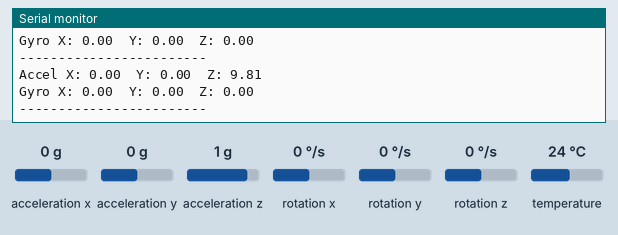
Recording of a sketch running on a simulated ESP8266 (NodeMCU). On the bench: the last lines printed to the serial monitor. The test bench sets the inputs (shaded band); at power-on: acceleration x 0 g, acceleration y 0 g, acceleration z 1 g, rotation x 0 °/s, rotation y 0 °/s, rotation z 0 °/s, temperature 24 °C.

Above: at 1.8 s.
1.9 s: acceleration x set to -1.4 g
At 2.8 s:
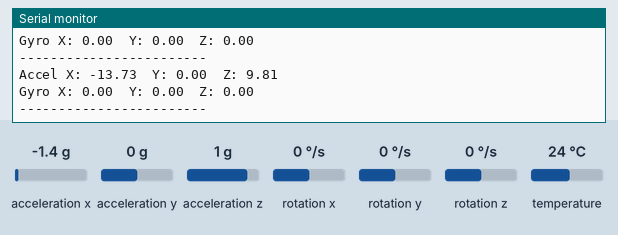
3.4 s: acceleration y set to -1.4 g
At 4.7 s:
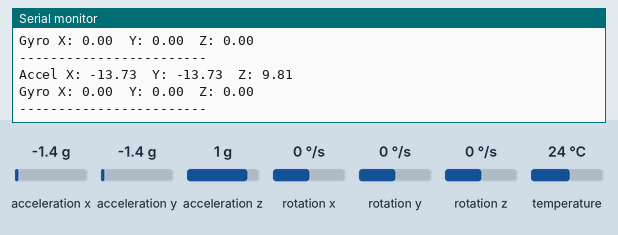
4.9 s: acceleration z set to -1.4 g
At 5.8 s:
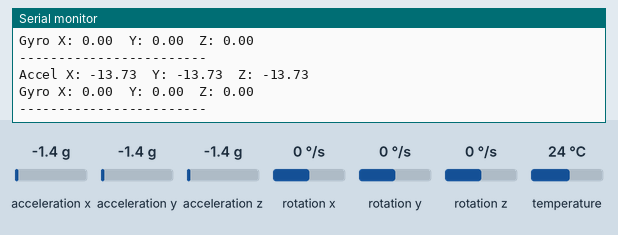
6.4 s: rotation x set to -192 °/s
At 7.7 s:
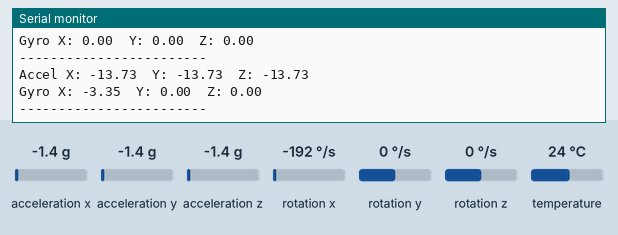
7.9 s: rotation y set to -192 °/s
At 8.9 s:
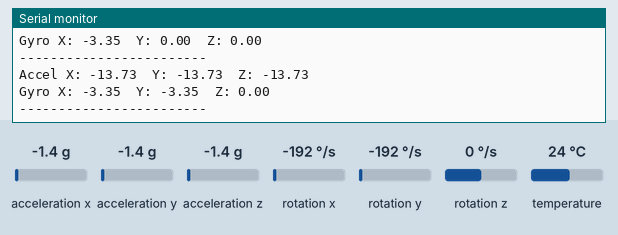

The sketch:

sketch_mpu6050.ino
```cpp
#include <Wire.h>
#include <Adafruit_MPU6050.h>
#include <Adafruit_Sensor.h>

Adafruit_MPU6050 mpu;

void setup() {
  Serial.begin(115200);
  Wire.begin(D2, D1);

  if (!mpu.begin()) {
    Serial.println("MPU6050 not found!");
    while (1);
  }

  Serial.println("MPU6050 Connected");
}

void loop() {
  sensors_event_t a, g, temp;

  mpu.getEvent(&a, &g, &temp);

  Serial.print("Accel X: ");
  Serial.print(a.acceleration.x);
  Serial.print("  Y: ");
  Serial.print(a.acceleration.y);
  Serial.print("  Z: ");
  Serial.println(a.acceleration.z);

  Serial.print("Gyro X: ");
  Serial.print(g.gyro.x);
  Serial.print("  Y: ");
  Serial.print(g.gyro.y);
  Serial.print("  Z: ");
  Serial.println(g.gyro.z);

  Serial.println("------------------------");

  delay(1000);
}
```

Measured:
- after the input at 1.9 s, the serial monitor: prints a new line after 0.11 s (image 1)
- after the input at 3.4 s, the serial monitor: prints a new line after 0.62 s (image 2)
- after the input at 4.9 s, the serial monitor: prints a new line after 0.13 s (image 3)
- after the input at 6.4 s, the serial monitor: prints a new line after 0.64 s (image 4)
- after the input at 7.9 s, the serial monitor: prints a new line after 0.14 s (image 5)
